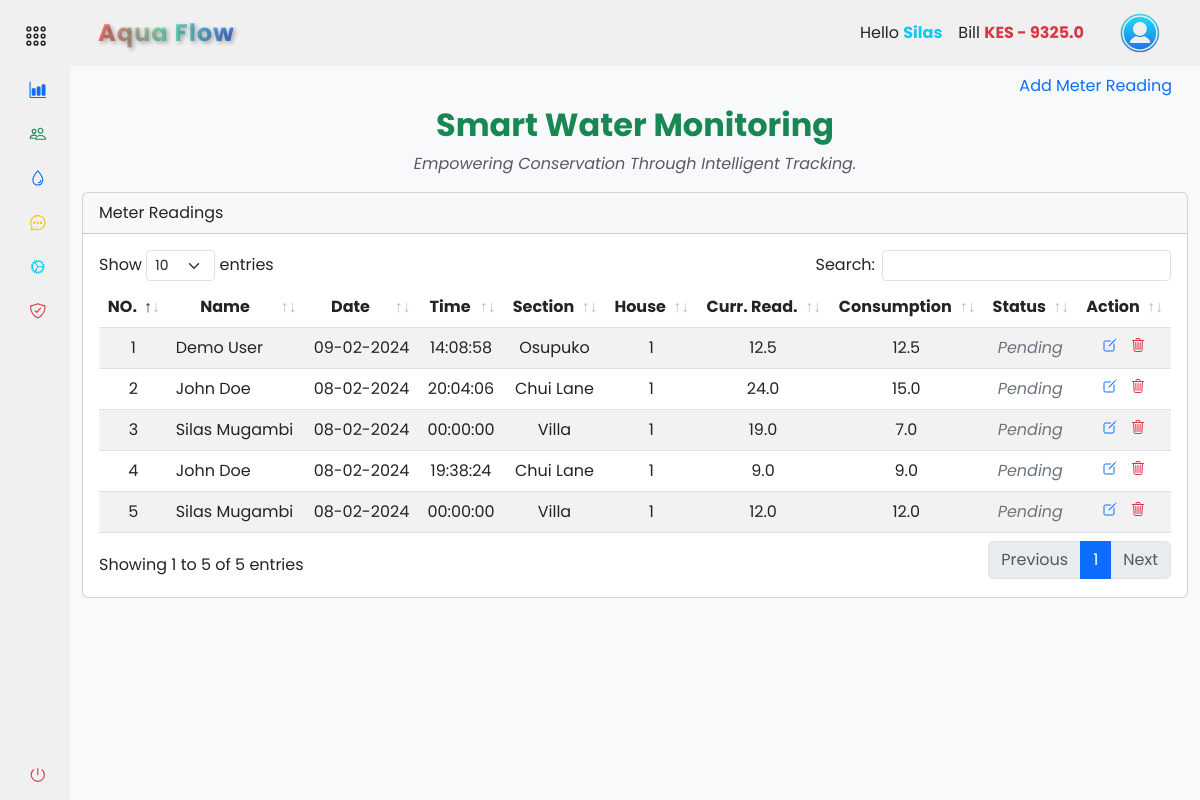
Page /accounts/records/meter_readings (signed in) on the earlier database version.
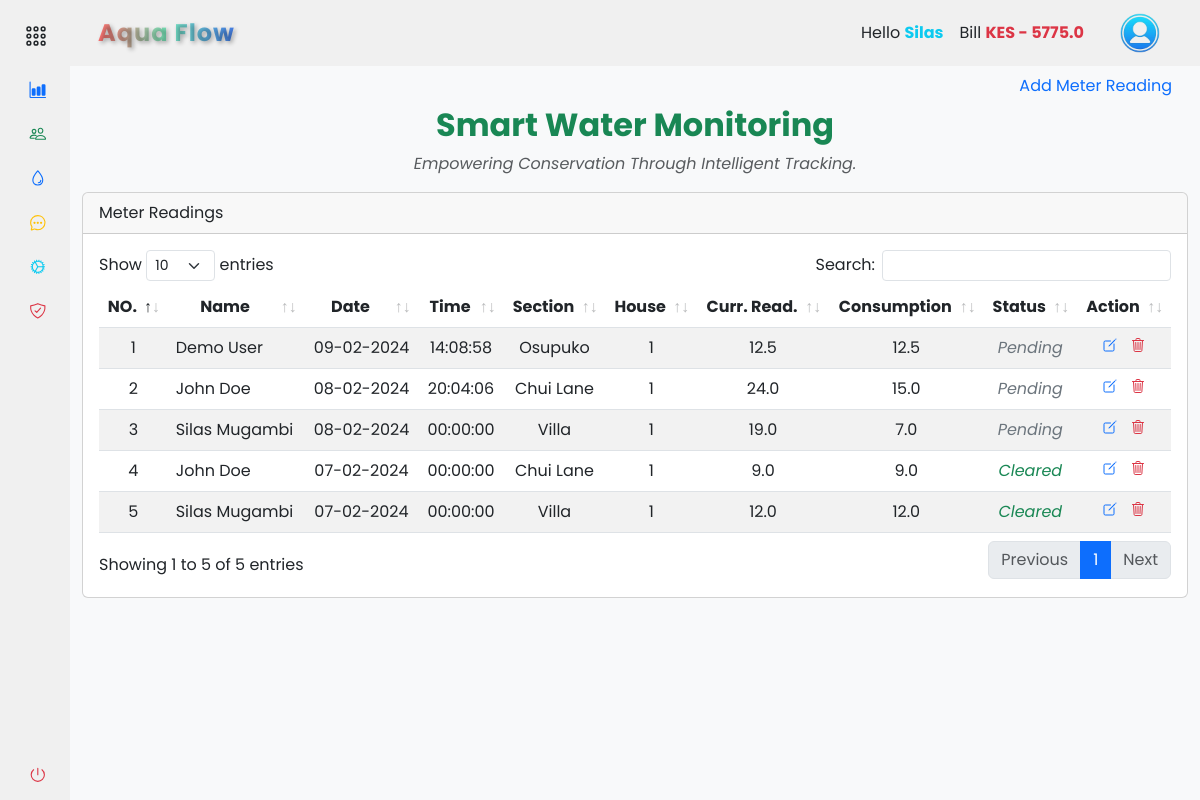
Same page on the later database version.
### app/backend/models/user.py (models this page shows, shortened)
class Settings(db.Model):
    id = db.Column(db.Integer, primary_key=True)
    company_name = db.Column(db.String(255))
    unit_price = db.Column(db.Float)
    service_fee = db.Column(db.Float)
    house_sections = db.Column(db.String(255))
    bank_name = db.Column(db.String(255))
    paybill = db.Column(db.Integer)
    account_number = db.Column(db.Integer)
    contact_number = db.Column(db.String(20))

class User(db.Model, UserMixin):
    id = db.Column(db.Integer, primary_key=True)
    mobile_number = db.Column(db.String(20), unique=True, nullable=False)
    password_hash = db.Column(db.String(128), nullable=False)
    first_name = db.Column(db.String(50))
    last_name = db.Column(db.String(50))
    email = db.Column(db.String(120))
    house_section = db.Column(db.String(50))
    house_number = db.Column(db.String(20))
    profile_image = db.Column(db.String(255))
    is_active = db.Column(db.Boolean, default=True)
    is_admin = db.Column(db.Boolean, default=False)
    meter_readings = db.relationship('MeterReading', backref='user', lazy=True)
    payments = db.relationship('Payment', backref='user', lazy=True)

class MeterReading(db.Model):
    id = db.Column(db.Integer, primary_key=True)
    user_id = db.Column(db.Integer, db.ForeignKey('user.id'), nullable=False)
    timestamp = db.Column(db.DateTime, default=datetime.now(timezone.utc) + timedelta(hours=3), nullable=False)
    customer_name = db.Column(db.String(50))
    house_section = db.Column(db.String(50))
    house_number = db.Column(db.String(20))
    reading_value = db.Column(db.Float)
    consumed = db.Column(db.Float)
    unit_price = db.Column(db.Float)
    service_fee = db.Column(db.Float)
    sub_total_price = db.Column(db.Float)
    total_price = db.Column(db.Float)
    reading_status = db.Column(db.Boolean, default=False)

### app/backend/accounts/records/routes.py (the view, shortened to what this page needs)
@records_bp.route('/meter_readings', methods=['GET', 'POST'])
@login_required
def meter_readings():
    add_meter_reading_form = AddMeterReadingForm()
    edit_meter_reading_form = EditMeterReadingForm()
    house_sections = db.session.query(User.house_section.distinct()).all()
    meter_readings = get_meter_readings(current_user)
    return render_template('accounts/meter_readings.html', house_sections=house_sections, meter_readings=meter_readings, form=add_meter_reading_form, edit_form=edit_meter_reading_form, hide_footer=True)

### app/backend/accounts/records/forms.py
class AddMeterReadingForm(FlaskForm):
    house_section = StringField('House Section:', validators=[DataRequired()])
    house_number = StringField('House Number:', validators=[DataRequired()])
    reading_value = FloatField('Reading Value:', validators=[DataRequired()])
    submit = SubmitField('Submit')

class EditMeterReadingForm(FlaskForm):
    customer_name = StringField('Customer Name', validators=[DataRequired()])
    house_section = StringField('House Section', validators=[DataRequired()])
    house_number = StringField('House Number', validators=[DataRequired()])
    reading_value = FloatField('Reading Value', validators=[DataRequired()])
    consumed = FloatField('Consumed Units', validators=[DataRequired()])
    unit_price = FloatField('Unit Price', validators=[DataRequired()])
    total_price = FloatField('Total Price', validators=[DataRequired()])
    timestamp = DateField('Reading Date', validators=[DataRequired()])
    reading_status = BooleanField('Reading Status')
    submit = SubmitField('Update')

### app/backend/accounts/accounts_context.py (called while the page is built)
def accounts_context():
    settings = Settings.query.first()
    company_name = settings.company_name if settings else 'ApoGen'
    bank_name = settings.bank_name if settings else 'M-Pesa'
    paybill = settings.paybill if settings else '123456'
    account_number = settings.account_number if settings else '123456789'
    contact_number = settings.contact_number if settings else '0722000111'
    total_bill = db.session.query(func.sum(MeterReading.total_price)).filter(MeterReading.reading_status == False).scalar()
    total_bill = total_bill or 0
    return {
        'company_name': company_name,
        'bank_name': bank_name,
        'paybill': paybill,
        'account_number': account_number,
        'contact_number': contact_number,
        'total_bill': total_bill
    }

def inject_now():
    return {'now': datetime.utcnow() + timedelta(hours=3)}

### app/backend/accounts/records/meter_readings.py (called while the page is built)
def get_meter_readings(current_user):
    return MeterReading.query.filter_by(user_id=current_user.id).all()

### app/assets/templates/accounts/meter_readings.html (shortened to what this page needs)
{% extends 'base.html' %} {% block content %}
<section class="container-fluid">
  <ul class="nav nav-pills justify-content-end border-0">
    <li type="button" class="nav-item">
      <a
        class="nav-link"
        data-bs-toggle="modal"
        data-bs-target="#addMeterReadingModal"
        >Add Meter Reading</a
      >
    </li>
  </ul>
  <div class="text-center">
    <h2 class="fw-bold text-success mb-2">Smart Water Monitoring</h2>
    <p class="text-muted fst-italic">
      Empowering Conservation Through Intelligent Tracking.
    </p>
  </div>
  <div class="col-md-12">
    <div class="card mt-3 mb-3">
      <div class="card-header">Meter Readings</div>
      <div class="card-body">
        <div class="table-responsive">
          <table
            class="table table-striped text-center data-table"
            style="width: 100%"
          >
            <thead>
              <tr>
                <th scope="col">NO.</th>
                <th scope="col">Name</th>
                <th scope="col">Date</th>
                <th scope="col">Time</th>
                <th scope="col">Section</th>
                <th scope="col">House</th>
                <th scope="col">Curr. Read.</th>
                <th scope="col">Consumption</th>
                <th scope="col">Status</th>
                <th scope="col">Action</th>
              </tr>
            </thead>
            <tbody>
              {% if meter_readings %} {% for reading in meter_readings | reverse
              %}
              <tr>
                <td>{{ loop.index }}</td>
                <td class="text-start">{{ reading.customer_name.title() }}</td>
                <td>{{ reading.timestamp.strftime('%d-%m-%Y') }}</td>
                <td>
                  {{ reading.timestamp.strftime('%H:%M:%S') if reading.timestamp
                  else '' }}
                </td>
                <td>{{ reading.house_section.title() }}</td>
                <td>{{ reading.house_number }}</td>
                <td>{{ reading.reading_value }}</td>
                <td>{{ reading.consumed }}</td>
                <td
                  class="fst-italic {% if reading.reading_status %}text-success{% else %}text-secondary{% endif %}"
                >
                  {{ 'Cleared' if reading.reading_status else 'Pending' }}
                </td>
                <td>
                  <a
                    action="{{ url_for('accounts.records.edit_meter_reading', meter_reading_id=reading.id) }}"
                    class="me-2"
                    data-bs-toggle="modal"
                    data-bs-target="#editConfirmationModal{{ reading.id }}"
                  >
                    <ion-icon
                      name="create-outline"
                      class="text-primary"
                    ></ion-icon>
                  </a>
                  <a
                    action="#deleteConfirmationModal_{{ reading.id }}"
                    class=""
                    data-bs-toggle="modal"
                    data-bs-target="#deleteConfirmationModal_{{ reading.id }}"
                  >
                    <ion-icon
                      name="trash-outline"
                      class="text-danger"
                    ></ion-icon>
                  </a>
                </td>
              </tr>
              {% endfor %}{% else %}
              <tr>
                <td colspan="12">No billing data available</td>
              </tr>
              {% endif %}
            </tbody>
          </table>
        </div>
      </div>
    </div>
  </div>
</section>
{% endblock %}

### app/assets/templates/base.html (shortened to what this page needs)
<!DOCTYPE html>
<html lang="en">
  <head>
    <link
      rel="stylesheet"
      href="{{ url_for('static', filename='css/vendor/bootstrap.min.css') }}"
    />
    <link
      rel="stylesheet"
      href="{{ url_for('static', filename='css/datatables/dataTables.bootstrap5.min.css') }}"
    />
    <link
      rel="stylesheet"
      href="{{ url_for('static', filename='css/styles.css') }}"
    />
  </head>
  <body>
    <div class="wrapper">
      {% include '/components/sidebar.html' %}
      <main class="main">
        {% include '/components/navbar.html' %}
        {% block content %}{% endblock %}
      </main>
    </div>
  </body>
</html>

### app/assets/templates/components/sidebar.html (shortened to what this page needs)
{% if not hide_sidebar %}
<aside id="sidebar">
  <div class="d-flex mt-2">
    <button class="toggle-btn" type="button">
      <ion-icon name="apps-outline" class="text-dark"></ion-icon>
    </button>
  </div>
  <ul class="sidebar-nav">
    <li class="sidebar-item">
      <a
        href="{{ url_for('accounts.dashboard.dashboard') }}"
        class="sidebar-link"
      >
        <ion-icon name="bar-chart" class="text-primary me-2"></ion-icon>
      </a>
    </li>
    <li class="sidebar-item">
      <a
        href="{{ url_for('accounts.people.people_list') }}"
        class="sidebar-link"
      >
        <ion-icon name="people-outline" class="text-success"></ion-icon>
      </a>
    </li>
    <li class="sidebar-item">
      <a
        href="#records_water_supply"
        class="sidebar-link collapsed has-dropdown"
        data-bs-toggle="collapse"
        data-bs-target="#records_water"
        aria-expanded="false"
        aria-controls="records_water"
      >
        <ion-icon name="water-outline" class="text-primary"></ion-icon>
      </a>
    </li>
    <li class="sidebar-item">
      <a
        href="{{ url_for('accounts.messages.messages') }}"
        class="sidebar-link"
      >
        <ion-icon
          name="chatbubble-ellipses-outline"
          class="text-warning"
        ></ion-icon>
      </a>
    </li>
    <li class="sidebar-item">
      <a
        href="{{ url_for('accounts.settings.settings') }}"
        class="sidebar-link"
      >
        <ion-icon name="cog-outline" class="text-info"></ion-icon>
      </a>
    </li>
    <li class="sidebar-item">
      <a
        href="{{ url_for('accounts.security.security_options') }}"
        class="sidebar-link"
      >
        <ion-icon
          name="shield-checkmark-outline"
          class="text-danger"
        ></ion-icon>
      </a>
    </li>
  </ul>
  <div class="sidebar-footer">
    <a
      class="sidebar-link"
      href="{{ url_for('auth.logout') }}"
      onclick="localStorage.clear();"
    >
      <ion-icon name="power-outline" class="text-danger"></ion-icon>
    </a>
  </div>
</aside>
{% endif %}

### app/assets/templates/components/navbar.html (shortened to what this page needs)
{% if not hide_navbar %}
<header
  id="navbar"
  class="navbar navbar-expand-lg sticky-sm-top {% if not current_user.is_authenticated %}bg-dark{% endif %}"
>
  <div class="container-fluid">
    <a
      class="navbar-brand text-center d-flex align-items-center fw-bold ms-3 {% if not current_user.is_authenticated %}text-light{% else %}gradient-text{% endif %}"
      href="#"
    >
      {% if company_name %}{{ company_name.title() }}{% else %}ApoGen{% endif %}
    </a>
    <div class="collapse navbar-collapse" id="navbarToggler">
      <div class="d-flex align-items-center ms-auto">
         {% if current_user.is_authenticated %}
        <ul class="navbar-nav me-3">
          <li class="nav-item">
            <a class="nav-link text-dark">
              Hello
              <span class="text-info fw-bold"
                >{{ current_user.first_name.title() }}</span
              >
            </a>
          </li>
          <li class="nav-item">
            <a class="nav-link text-dark">
              Bill
              <span
                class="fw-bold {% if total_bill > 0 %}text-danger{% else %}text-success{% endif %}"
                >KES {% if total_bill > 0 %}-{% endif %} {{ total_bill }}</span
              >
            </a>
          </li>
        </ul>
        <div class="btn-group">
          <button
            type="button"
            class="btn navbar-brand rounded-circle border-0"
            data-bs-toggle="dropdown"
            aria-expanded="false"
          >
            <img
              src="{{ url_for('static', filename='images/user.png') }}"
              alt="logo image"
              height="40px"
              width="40px"
            />
          </button>
        </div>
        {% endif %}
      </div>
    </div>
  </div>
</header>
{% endif %}

### app/assets/static/css/styles.css (style rules this page uses)
a { text-decoration: none; cursor: pointer; }
li { list-style: none; }
button { border: none !important; outline: none; }
body { font-family: "Poppins", sans-serif; }
.wrapper { display: flex; overflow: hidden; height: 100vh; }
#sidebar { width: 70px; min-width: 70px; z-index: 1000; transition: all 0.25s ease-in-out; display: flex; flex-direction: column; }
.toggle-btn { background-color: transparent; cursor: pointer; border: 0; padding: 1rem 1.5rem; }
.toggle-btn ion-icon { color: #000; font-size: 1.5rem; }
.sidebar-nav { padding: 0rem; flex: 1 1 auto; }
a.sidebar-link { padding: 0.625rem 1.625rem; color: #000; display: block; font-size: 0.9rem; border-radius: 5px; white-space: nowrap; border-left: 3px solid transparent; transition: background-color 0.3s ease, margin-inline-start 0.3s ease, border-left 0.3s ease; }
.sidebar-link ion-icon { font-size: 1.1rem; margin-right: 0.75rem; }
.sidebar-item { position: relative; }
.main { min-height: 100vh; width: 100%; overflow-y: scroll; transition: all 0.35s ease-in-out; background-color: rgb(248, 249, 250); }
.navbar, #sidebar { background-color: #f0f0f0; z-index: 1000; }
.navbar-brand { font-size: 24px; letter-spacing: 1px; text-decoration: none; transition: transform 0.3s ease; }
.gradient-text { background: linear-gradient(to right, #ff6e6e, #78e8bc, #4780ec); -webkit-background-clip: text; -webkit-text-fill-color: transparent; font-weight: bold; text-shadow: 2px 2px 4px rgba(0, 0, 0, 0.3); }

Differences in the rows shown:
changed MeterReading (number 4 of 5 on the later page): timestamp "08-02-2024" → "07-02-2024"; timestamp "19:38:24" → "00:00:00"; reading_status "Pending" → "Cleared"
changed MeterReading (number 5 of 5 on the later page): timestamp "08-02-2024" → "07-02-2024"; reading_status "Pending" → "Cleared"
Other differences:
{{ total_bill }}: "9325.0" → "5775.0"
